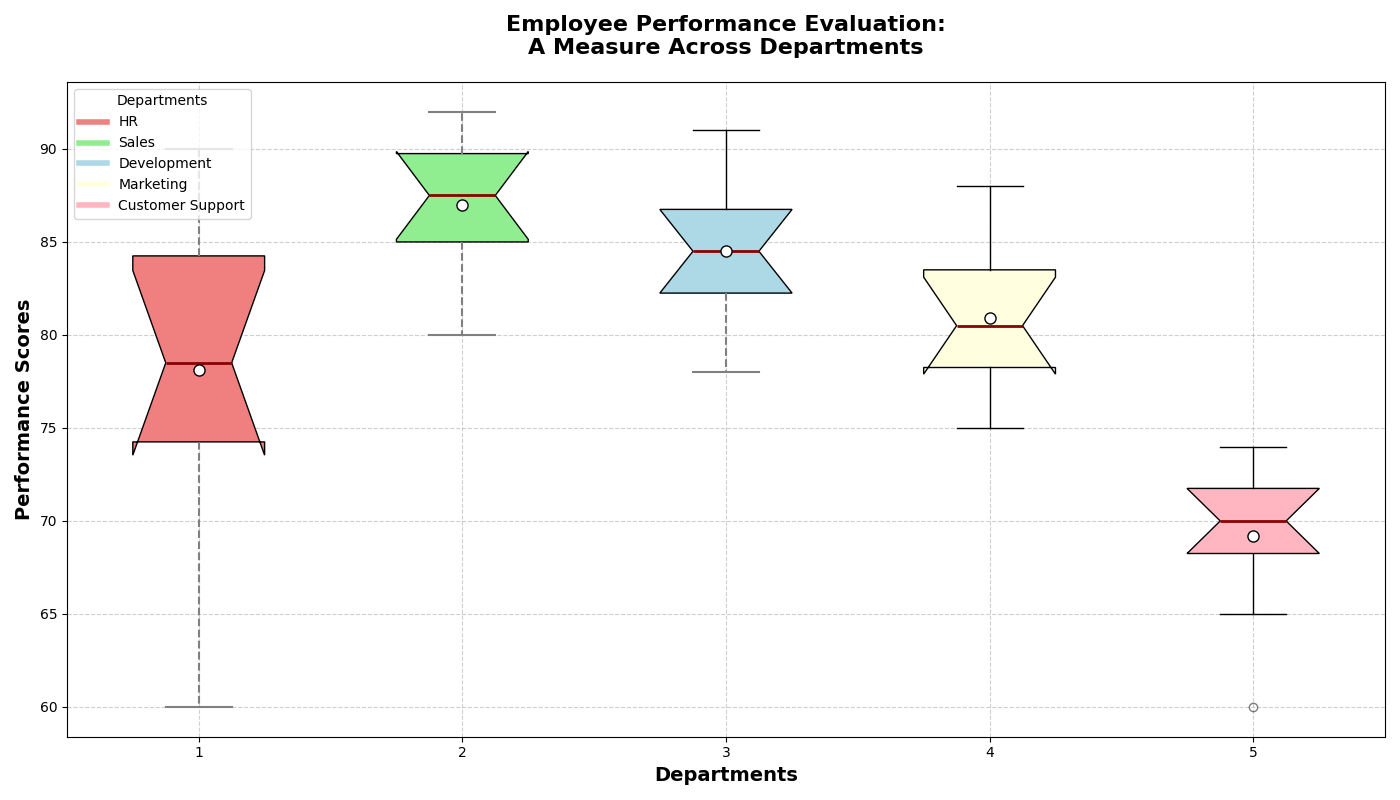

Recreate this plot in Python.
import matplotlib.pyplot as plt
import numpy as np

# Departments
departments = ['HR', 'Sales', 'Development', 'Marketing', 'Customer Support']

# Manually shuffled performance scores for each department
HR_scores = [80, 77, 82, 90, 70, 74, 60, 85, 88, 75]
Sales_scores = [91, 88, 83, 85, 87, 85, 80, 89, 92, 90]
Development_scores = [83, 79, 87, 82, 90, 78, 84, 86, 91, 85]
Marketing_scores = [84, 78, 77, 81, 79, 75, 88, 82, 80, 85]
Support_scores = [68, 69, 71, 70, 65, 72, 70, 60, 73, 74]

performance_data = [HR_scores, Sales_scores, Development_scores, Marketing_scores, Support_scores]

fig, ax = plt.subplots(figsize=(14, 8))
box = ax.boxplot(performance_data, vert=True, patch_artist=True, notch=True, showmeans=True,
                 meanprops={"marker": "o", "markerfacecolor": "white", "markeredgecolor": "black", "markersize": 8})

colors = ['lightcoral', 'lightgreen', 'lightblue', 'lightyellow', 'lightpink']
for patch, color in zip(box['boxes'], colors):
    patch.set_facecolor(color)

# Titles and labels
ax.set_title('Employee Performance Evaluation:\nA Measure Across Departments', fontsize=16, fontweight='bold', pad=20)
ax.set_xlabel('Departments', fontsize=14, fontweight='bold')
ax.set_ylabel('Performance Scores', fontsize=14, fontweight='bold')

# Customize
for whisker, cap, median, flier in zip(box['whiskers'], box['caps'], box['medians'], box['fliers']):
    whisker.set(color='grey', linewidth=1.5, linestyle='--')
    cap.set(color='grey', linewidth=1.5)
    median.set(color='darkred', linewidth=2)
    flier.set(marker='o', color='gold', alpha=0.5)

ax.grid(linestyle='--', alpha=0.6)

# Legend
handles = [plt.Line2D([0], [0], color=color, lw=4) for color in colors]
ax.legend(handles, departments, title='Departments', loc='upper left', fontsize=10)

plt.tight_layout()
plt.show()
